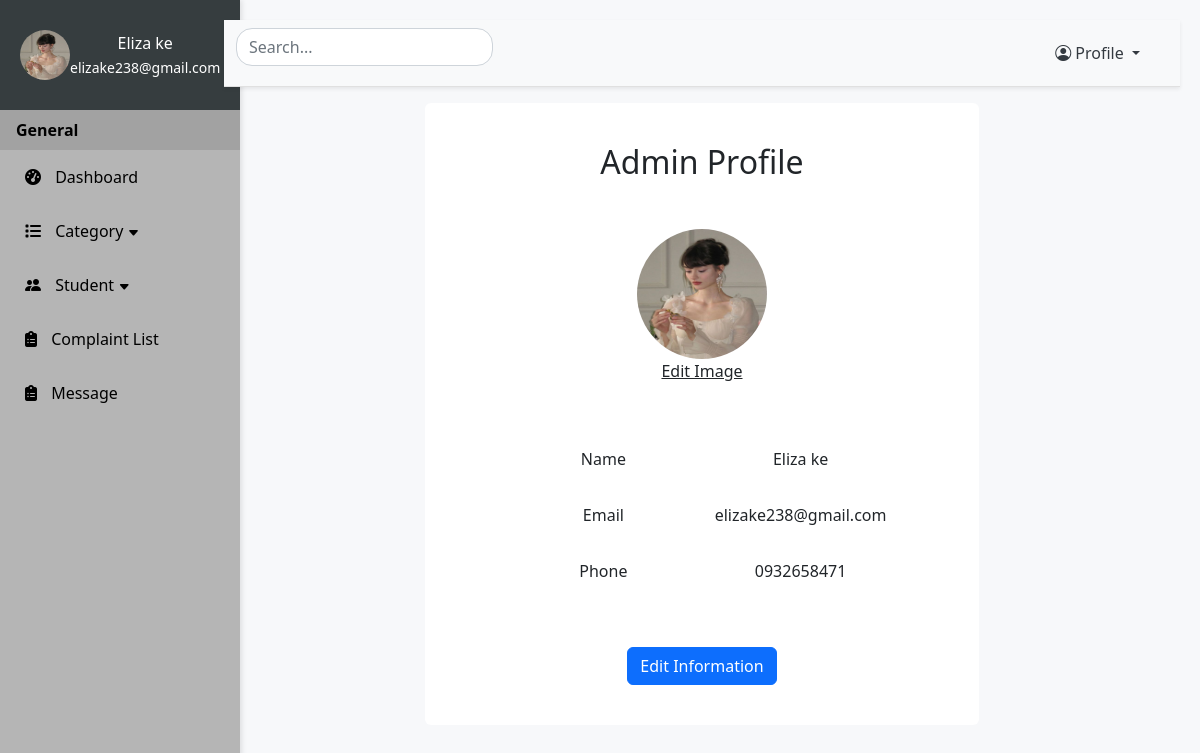
The page /adminProfile (signed in) on the database its author committed.
### website/models.py (models this page shows)
class Admin(db.Model):
    id = db.Column(db.Integer, primary_key=True)
    admin_name = db.Column(db.String(255), nullable=False)
    admin_email = db.Column(db.String(255), nullable=False)
    admin_phone = db.Column(db.String(255), nullable=False)
    admin_password = db.Column(db.String(255), nullable=False)
    admin_image = db.Column(db.String(255), nullable=False)

### app.py (the view)
@app.route('/adminProfile', methods=['GET', 'POST'])
def adminProfile():
    if 'admin_id' not in session:
        return redirect(url_for('SignIn'))
    else:
        return adminprofile()

### website/adminfeatures.py (called while the page is built, shortened)
def adminprofile():
    user_id = session.get('admin_id')
    admin = Admin.query.get(user_id)
    return render_template('adminprofile.html', user=admin)

### website/templates/adminprofile.html (shortened to what this page needs)
{% extends "adminlayout.html" %} {% block title %}Profile{% endblock%} {% block content %}
<div class="d-flex justify-content-center align-items-center">
<div
  class=" p-3 bg-body-tertiary rounded"
  style="background-color: white; width:60%;"
>
  <div class="container text-center" >
    <h2 class="mt-4 mb-5">Admin Profile</h2>
    <div class="">
      <img
        src="{{ url_for('static', filename='images/'+ user.admin_image) }}"
        alt="Welcome Image"
        class="img-fluid rounded-circle"
        style="width: 130px; height: 130px"
      />
      <form enctype="multipart/form-data" method="POST">
              <label for="profileImage" style="text-decoration:underline">
                  Edit Image
              </label>
      </form>
    </div>
    <div class="m-5">
        <div class="row p-3 ">
          <div class="col-md-6">Name</div>
          <div class="col-md-6">{{ user.admin_name }}</div>
        </div>
        <div class="row p-3 ">
          <div class="col-md-6">Email</div>
          <div class="col-md-6">{{ user.admin_email }}</div>
        </div>
        <div class="row p-3">
          <div class="col-md-6">Phone</div>
          <div class="col-md-6">{{ user.admin_phone}}</div>
        </div>
      </div>
        <div class="mb-4">
          <button class="btn btn-primary" data-bs-toggle="modal" data-bs-target="#editprofileModal">Edit Information</button>
      </div>
  </div>
</div>
</div>
{% endblock %}

### website/templates/adminlayout.html (shortened to what this page needs)
<!DOCTYPE html>
<html lang="en">
<head>
    <link rel="stylesheet" href="https://cdn.jsdelivr.net/npm/bootstrap@5.2.3/dist/css/bootstrap.min.css">
    <link rel="stylesheet" href="https://cdnjs.cloudflare.com/ajax/libs/font-awesome/6.2.1/css/all.min.css">
    <link rel="stylesheet" href="https://cdn.jsdelivr.net/npm/bootstrap-icons@1.11.3/font/bootstrap-icons.min.css">
    <link rel="stylesheet" href="{{ url_for('static', filename='css/admincss.css') }}">
</head>
<body>
    <div class="row">
        <div class="col-lg-2 col-md-3 col-sm-2">
            <nav class="sidebar">
                <div class="text-center admin-details">
                    <div class="admin_details">
                            <img
                            src="{{ url_for('static', filename='images/' + session.get('admin')['admin_profile']) }}"
                            alt="Welcome Image"
                            class="img rounded-circle imgsizing"
                            />
                        <div>
                            <p>
                                {{ session.get('admin')['admin_name']}}
                            </p>
                            <div class="text-break">
                                <p>
                                   <small> {{ session.get('admin')['admin_email']}}</small>
                                </p>
                            </div>
                        </div>
                    </div>
                </div>
                <ul class="nav flex-column">
                    <li class="nav-item">
                        <strong class="nav-link general">General</strong>
                    </li>
                    <li class="nav-item">
                        <a href="/adminDashboard" class="nav-link"><i class="fas fa-tachometer-alt"></i> Dashboard</a>
                    </li>
                    <li class="nav-item">
                        <a href="#categorySubmenu" data-bs-toggle="collapse" class="nav-link"><i class="fas fa-list"></i> Category <i class="bi bi-caret-down-fill" style="font-size: 12px;"></i></a>
                    </li>
                    <li class="nav-item">
                        <a href="#studentsSubmenu" data-bs-toggle="collapse" class="nav-link"><i class="bi bi-people-fill"> </i>Student <i class="bi bi-caret-down-fill" style="font-size: 12px;"></i></a>
                    </li>
                    <li class="nav-item">
                        <a href="/viewComplaints" class="nav-link"><i class="fas fa-clipboard-list"></i> Complaint List</a>
                    </li>
                    <li class="nav-item">
                        <a href="/viewMessage" class="nav-link"><i class="fas fa-clipboard-list"></i> Message</a>
                    </li>
                </ul>
            </nav>
        </div>
        <div class="col-lg-10 col-md-9 col-sm-10">
            <div class="content">
                <nav class="navbar navbar-expand-lg navbar-light bg-light shadow-sm sticky-top">
                    <div class="container-fluid">
                        <div class="d-flex">
                            <input class="form-control rounded-4" type="text" placeholder="Search... " aria-label="Search" onkeyup="searchInfo()" id="searchInput">
                        </div>
                        <div class="collapse navbar-collapse" id="navbarNav">
                            <ul class="navbar-nav ms-auto">
                                <li class="nav-item dropdown">
                                    <a class="nav-link dropdown-toggle" style="margin-right:20px" href="#" id="navbarDropdown" role="button" data-bs-toggle="dropdown">
                                        <i class="bi bi-person-circle"></i> Profile
                                    </a>
                                </li>
                            </ul>
                        </div>
                    </div>
                </nav>
                <div class="p-3">
                    {% block content %} {% endblock %}
                </div>
            </div>
        </div>
    </div>
</body>
</html>

### website/static/css/admincss.css (style rules this page uses)
body { background-color: #f7f8fa; }
@media (min-width: 576px) { body { font-size: 0.8rem; } }
@media (min-width: 768px) { body { font-size: 0.9rem; } }
@media (min-width: 992px) { body { font-size: 0.9rem; } }
@media (min-width: 1200px) { body { font-size: 1rem; } }
.sidebar { position: fixed; height: 100%; width: auto; background-color: #b5b5b5; color: #fff; box-shadow: 2px 0 5px rgba(0, 0, 0, 0.1); }
.sidebar a { color: #000; text-decoration: none; display: block; padding: 15px 25px; transition: background-color 0.3s; }
@media (min-width: 1200px) { .sidebar a { padding: 15px 25px; } }
.sidebar .nav-item i { margin-right: 10px; }
.general { color: rgb(0, 0, 0); background-color: #a2a2a2; font-weight: 700; }
.content { padding: 20px; background-color: #f7f8fa; min-height: 100vh; min-width: auto; }
.admin_details { color: rgb(255, 255, 255); background-color: rgb(54, 61, 63); display: flex; flex-direction: column; align-items: center; }
.admin_details p { margin:0; font-weight:400; }
@media (min-width: 576px) { .admin_details { padding: 10px 5px; flex-direction: row; align-items: center; } }
@media (min-width: 768px) { .admin_details { padding: 15px 10px; flex-direction: row; align-items: center; } }
@media (min-width: 992px) { .admin_details { padding: 17px 12px; } }
@media (min-width: 1200px) { .admin_details { padding:30px 20px; } }
.imgsizing { width: 50px; height: 50px; float: left; }
@media (min-width: 576px) { .imgsizing { width: 30px; height: 30px; } }
@media (min-width: 768px) { .imgsizing { width: 30px; height: 30px; } }
@media (min-width: 992px) { .imgsizing { width: 40px; height: 40px; } }
@media (min-width: 1200px) { .imgsizing { width: 50px; height: 50px; } }
#searchInput { background-image: url("https://cdn1.iconfinder.com/data/icons/hawcons/32/698627-icon-111-search-512.png"); background-repeat: no-repeat; background-position: right center; background-size: 30px; margin-bottom: 12px; }
.navbar { background-color: #fff; border-bottom: 1px solid #e0e0e0; box-shadow: 0 2px 4px rgba(0, 0, 0, 0.1); }
.navbar .nav-link { color: #343a40; }

### rows shown on the page
Admin: admin_name "Eliza ke", admin_email "elizake238@gmail.com", admin_image (picture), admin_phone "0932658471"
